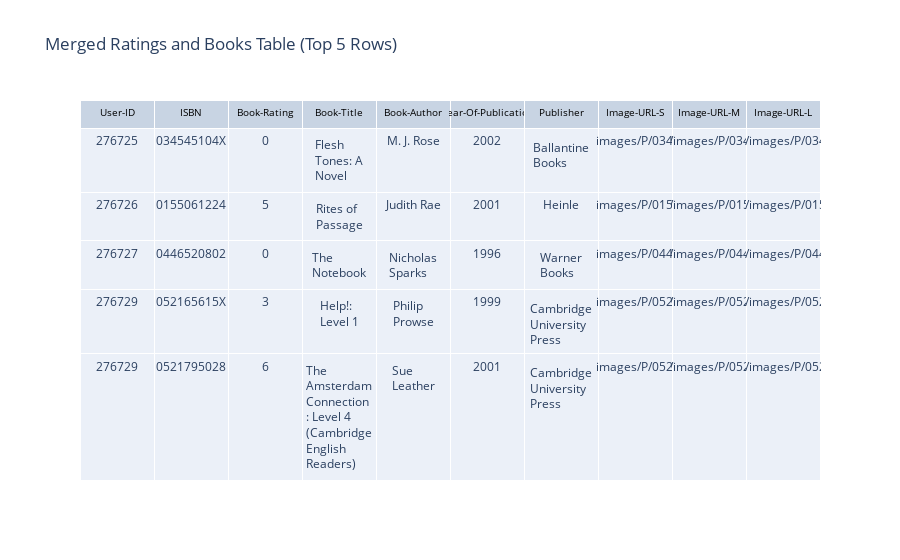

The cell this chart's notebook holds for it:
### Code cell
import plotly.graph_objects as go
import pandas as pd

# Load the datasets
books = pd.read_csv("C:/Users/Aheesha/Desktop/MCA Projects/Book/CSV Files/Books.csv", low_memory=False)
ratings = pd.read_csv("C:/Users/Aheesha/Desktop/MCA Projects/Book/CSV Files/Ratings.csv", low_memory=False)

# Merge the dataframes
merged_df = pd.merge(ratings, books, on='ISBN')


fig = go.Figure(data=[go.Table(
    header=dict(values=list(merged_df.columns),
                fill_color='dark grey',
                font=dict(color='black', size=10),
                align='center'),
    cells=dict(values=[merged_df[col].head(5) for col in merged_df.columns],
               fill_color='light grey',
               align='center'))
])

fig.update_layout(title="Merged Ratings and Books Table (Top 5 Rows)")
fig.show()

### Figure 1 — Plotly figure (JSON) as saved in the notebook; plotly's stock layout.template omitted (floating-point values rounded to 4 significant figures)
{"data": [{"cells": {"align": "center", "fill": {"color": "light grey"}, "values": [[276725, 276726, 276727, 276729, 276729], ["034545104X", "0155061224", "0446520802", "052165615X", "0521795028"], [0, 5, 0, 3, 6], ["Flesh Tones: A Novel", "Rites of Passage", "The Notebook", "Help!: Level 1", "The Amsterdam Connection : Level 4 (Cambridge English Readers)"], ["M. J. Rose", "Judith Rae", "Nicholas Sparks", "Philip Prowse", "Sue Leather"], ["2002", "2001", "1996", "1999", "2001"], ["Ballantine Books", "Heinle", "Warner Books", "Cambridge University Press", "Cambridge University Press"], ["http://images.amazon.com/images/P/034545104X.01.THUMBZZZ.jpg", "http://images.amazon.com/images/P/0155061224.01.THUMBZZZ.jpg", "http://images.amazon.com/images/P/0446520802.01.THUMBZZZ.jpg", "http://images.amazon.com/images/P/052165615X.01.THUMBZZZ.jpg", "http://images.amazon.com/images/P/0521795028.01.THUMBZZZ.jpg"], ["http://images.amazon.com/images/P/034545104X.01.MZZZZZZZ.jpg", "http://images.amazon.com/images/P/0155061224.01.MZZZZZZZ.jpg", "http://images.amazon.com/images/P/0446520802.01.MZZZZZZZ.jpg", "http://images.amazon.com/images/P/052165615X.01.MZZZZZZZ.jpg", "http://images.amazon.com/images/P/0521795028.01.MZZZZZZZ.jpg"], ["http://images.amazon.com/images/P/034545104X.01.LZZZZZZZ.jpg", "http://images.amazon.com/images/P/0155061224.01.LZZZZZZZ.jpg", "http://images.amazon.com/images/P/0446520802.01.LZZZZZZZ.jpg", "http://images.amazon.com/images/P/052165615X.01.LZZZZZZZ.jpg", "http://images.amazon.com/images/P/0521795028.01.LZZZZZZZ.jpg"]]}, "header": {"align": "center", "fill": {"color": "dark grey"}, "font": {"color": "black", "size": 10}, "values": ["User-ID", "ISBN", "Book-Rating", "Book-Title", "Book-Author", "Year-Of-Publication", "Publisher", "Image-URL-S", "Image-URL-M", "Image-URL-L"]}, "type": "table"}], "layout": {"title": {"text": "Merged Ratings and Books Table (Top 5 Rows)"}}}
